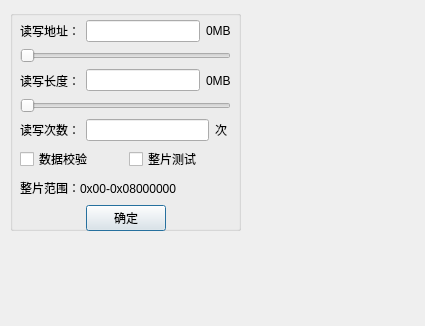
<?xml version="1.0" encoding="UTF-8"?>
<ui version="4.0">
 <class>TestParamDialog</class>
 <widget class="QDialog" name="TestParamDialog">
  <property name="geometry">
   <rect>
    <x>0</x>
    <y>0</y>
    <width>425</width>
    <height>326</height>
   </rect>
  </property>
  <property name="windowTitle">
   <string>Dialog</string>
  </property>
  <widget class="QGroupBox" name="paramGroupBox">
   <property name="geometry">
    <rect>
     <x>10</x>
     <y>10</y>
     <width>231</width>
     <height>221</height>
    </rect>
   </property>
   <property name="title">
    <string/>
   </property>
   <widget class="QWidget" name="">
    <property name="geometry">
     <rect>
      <x>10</x>
      <y>10</y>
      <width>211</width>
      <height>211</height>
     </rect>
    </property>
    <layout class="QVBoxLayout" name="verticalLayout">
     <item>
      <layout class="QHBoxLayout" name="horizontalLayout">
       <item>
        <widget class="QLabel" name="startAddrLabel">
         <property name="text">
          <string>读写地址：</string>
         </property>
        </widget>
       </item>
       <item>
        <widget class="QLineEdit" name="startAddrLineEdit"/>
       </item>
       <item>
        <widget class="QLabel" name="startMbLabel">
         <property name="text">
          <string>0MB</string>
         </property>
        </widget>
       </item>
      </layout>
     </item>
     <item>
      <widget class="QSlider" name="startAddrSlider">
       <property name="orientation">
        <enum>Qt::Horizontal</enum>
       </property>
      </widget>
     </item>
     <item>
      <layout class="QHBoxLayout" name="horizontalLayout_2">
       <item>
        <widget class="QLabel" name="lengthLabel">
         <property name="text">
          <string>读写长度：</string>
         </property>
        </widget>
       </item>
       <item>
        <widget class="QLineEdit" name="lengthLineEdit"/>
       </item>
       <item>
        <widget class="QLabel" name="lengthMbLabel">
         <property name="text">
          <string>0MB</string>
         </property>
        </widget>
       </item>
      </layout>
     </item>
     <item>
      <widget class="QSlider" name="lengthSlider">
       <property name="orientation">
        <enum>Qt::Horizontal</enum>
       </property>
      </widget>
     </item>
     <item>
      <layout class="QHBoxLayout" name="horizontalLayout_3">
       <item>
        <widget class="QLabel" name="countLabel">
         <property name="text">
          <string>读写次数：</string>
         </property>
        </widget>
       </item>
       <item>
        <widget class="QLineEdit" name="countLineEdit"/>
       </item>
       <item>
        <widget class="QLabel" name="count2Label">
         <property name="text">
          <string>次 </string>
         </property>
        </widget>
       </item>
      </layout>
     </item>
     <item>
      <layout class="QHBoxLayout" name="horizontalLayout_4">
       <item>
        <widget class="QCheckBox" name="verifyCheckBox">
         <property name="text">
          <string>数据校验</string>
         </property>
        </widget>
       </item>
       <item>
        <widget class="QCheckBox" name="wholeChipCheckBox">
         <property name="text">
          <string>整片测试</string>
         </property>
        </widget>
       </item>
      </layout>
     </item>
     <item>
      <widget class="QLabel" name="chipRangeLabel">
       <property name="text">
        <string>整片范围：0x00-0x08000000</string>
       </property>
      </widget>
     </item>
     <item>
      <layout class="QHBoxLayout" name="horizontalLayout_5">
       <item>
        <spacer name="horizontalSpacer">
         <property name="orientation">
          <enum>Qt::Horizontal</enum>
         </property>
         <property name="sizeHint" stdset="0">
          <size>
           <width>40</width>
           <height>20</height>
          </size>
         </property>
        </spacer>
       </item>
       <item>
        <widget class="QPushButton" name="enterBtn">
         <property name="text">
          <string>确定</string>
         </property>
        </widget>
       </item>
       <item>
        <spacer name="horizontalSpacer_2">
         <property name="orientation">
          <enum>Qt::Horizontal</enum>
         </property>
         <property name="sizeHint" stdset="0">
          <size>
           <width>40</width>
           <height>20</height>
          </size>
         </property>
        </spacer>
       </item>
      </layout>
     </item>
    </layout>
   </widget>
  </widget>
 </widget>
 <resources/>
 <connections/>
</ui>
